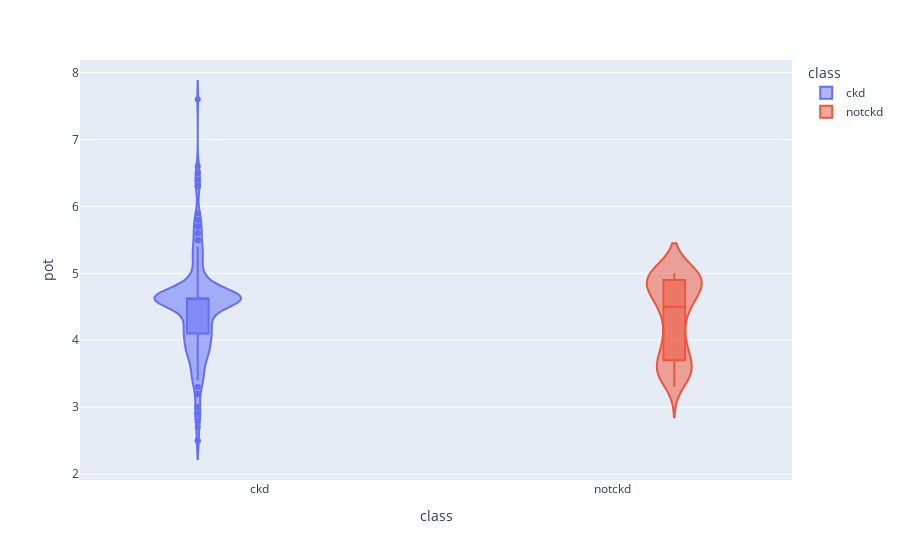

The cell this chart's notebook holds for it:
### Code cell
fig = px.violin(ckd_copy, y='pot', x="class", color="class", box=True, template = None)
fig.show()

### Figure 1 — Plotly figure (JSON) as saved in the notebook; plotly's stock layout.template omitted (floating-point values rounded to 4 significant figures; data arrays with more than 128 entries replaced by an {"elided": "..."} marker saying what was removed)
{"data": [{"alignmentgroup": "True", "box": {"visible": true}, "hoverlabel": {"namelength": 0}, "hovertemplate": "class=%{x}<br>pot=%{y}", "legendgroup": "ckd", "marker": {"color": "#636efa"}, "name": "ckd", "offsetgroup": "ckd", "orientation": "v", "scalegroup": "True", "showlegend": true, "type": "violin", "x": {"elided": "250 str values"}, "x0": " ", "xaxis": "x", "y": {"elided": "250 mixed values"}, "y0": " ", "yaxis": "y"}, {"alignmentgroup": "True", "box": {"visible": true}, "hoverlabel": {"namelength": 0}, "hovertemplate": "class=%{x}<br>pot=%{y}", "legendgroup": "notckd", "marker": {"color": "#EF553B"}, "name": "notckd", "offsetgroup": "notckd", "orientation": "v", "scalegroup": "True", "showlegend": true, "type": "violin", "x": {"elided": "150 str values"}, "x0": " ", "xaxis": "x", "y": {"elided": "150 mixed values"}, "y0": " ", "yaxis": "y"}], "layout": {"legend": {"title": {"text": "class"}, "tracegroupgap": 0}, "margin": {"t": 60}, "violinmode": "group", "xaxis": {"anchor": "y", "categoryarray": ["ckd", "notckd"], "categoryorder": "array", "domain": [0, 1], "title": {"text": "class"}}, "yaxis": {"anchor": "x", "domain": [0, 1], "title": {"text": "pot"}}}}
